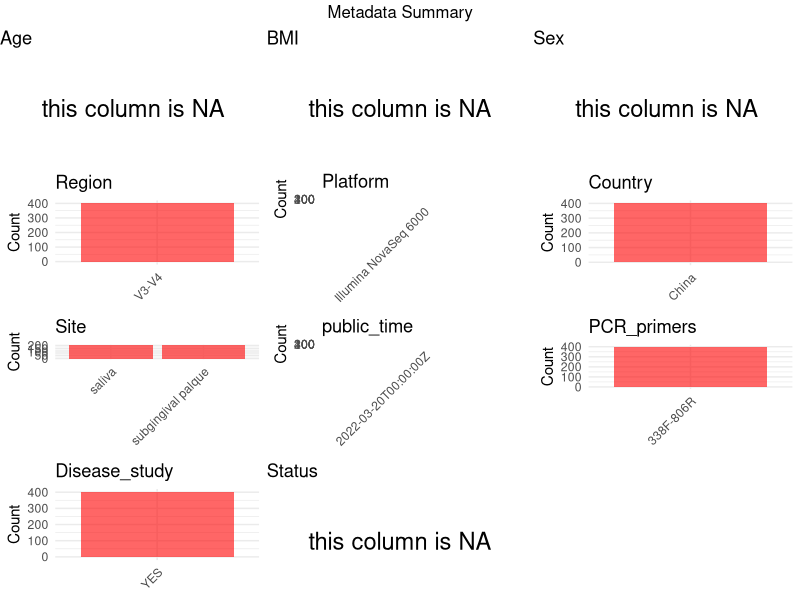

Reproduce this figure in R.
## ---- chunk 1
# Load necessary libraries
library(dplyr)
library(ggplot2)
library(gridExtra)

# Set working directory (update this path to your local directory)
setwd("D:/oral_project/PRJNA764503")

# Read the initial metadata files
initial_meta<-read.csv("SraRunTable.csv",header = T)

# Combine the two metadata files
#meta <- rbind(initial_meta, initial_meta1)

#Remove entries where Organism is "gut metagenome" (non-oral samples)
initial_meta <- subset(initial_meta,isolation_source!= "feces")

# Check the number of samples containing "HT" in Sample.Name (e.g., healthy controls)
#nrow(subset(meta, grepl("HT", Sample.Name)))

# Display the first few rows of the metadata
head(initial_meta)
## ---- chunk 2
# Create a uniform metadata dataframe
metadata <- uniform_meta <- data.frame(
  BioProject = initial_meta$BioProject,
  Run = initial_meta$Run,
  sample_name = initial_meta$Sample.Name,
  Age = NA,
  BMI = NA,
  Sex=NA,
  Region = "V3-V4",
  Platform = initial_meta$Instrument,
  Country = initial_meta$geo_loc_name_country,
  Site = initial_meta$isolation_source,
  public_time = initial_meta$ReleaseDate,
  stringsAsFactors = FALSE
)
## ---- chunk 3
# Add information obtained from the publication
metadata$PCR_primers <- "338F-806R"
metadata$title <- "Integrated Omic Analysis of Human Plasma Metabolites and Microbiota in a Hypertension Cohort"
#metadata<-subset(uniform_meta,Site!="feces")
metadata$Disease_study <- "YES"
# Assign disease status based on sample_name patterns
metadata$Status <- NA
## ---- chunk 4
# Check the number of unique runs and sample names
print(paste("Number of unique runs:", length(unique(metadata$Run))))
print(paste("Number of unique sample names:", length(unique(metadata$sample_name))))
## ---- chunk 5
# Select columns for visualization
plot_data <- metadata %>%
  select(-BioProject, -Run, -sample_name, -title)

# Function to create simple plots for each column
create_simple_plots <- function(data) {
  plots <- list()
  
  for (col in colnames(data)) {
    # Check if the column is all NA
    if (all(is.na(data[[col]]))) {
      # Create an empty plot with text indicating all NA
      p <- ggplot() +
        annotate("text", x = 0.5, y = 0.5, label = "this column is NA", size = 6) +
        labs(title = col) +
        theme_void()
    } else if (is.numeric(data[[col]])) {
      # Numeric variable: histogram
      p <- ggplot(data, aes(x = .data[[col]])) +
        geom_histogram(fill = "blue", alpha = 0.6, bins = 20, na.rm = TRUE) +
        labs(title = col) +
        theme_minimal()
    } else {
      # Categorical variable: bar plot (remove NA values)
      count_data <- as.data.frame(table(data[[col]], useNA = "ifany"))
      p <- ggplot(count_data, aes(x = reorder(Var1, -Freq), y = Freq)) +
        geom_col(fill = "red", alpha = 0.6) +
        labs(title = col, x = NULL, y = "Count") +
        theme_minimal() +
        theme(axis.text.x = element_text(angle = 45, hjust = 1))
    }
    plots[[col]] <- p
  }
  
  return(plots)
}

# Generate and arrange plots
plots <- create_simple_plots(plot_data)
grid.arrange(grobs = plots, ncol = 3, top = "Metadata Summary")
## ---- chunk 6
# Reorder columns to match the desired format
metadata <- metadata[, c(
  "BioProject", "Run", "sample_name", "Age", "BMI", "Sex", 
  "Region", "Platform", "Country", "Site", "public_time", 
  "PCR_primers", "title", "Disease_study", "Status"
)]

# Export the uniform metadata to a CSV file
write.csv(metadata, file = "metadata.csv", quote = FALSE)
